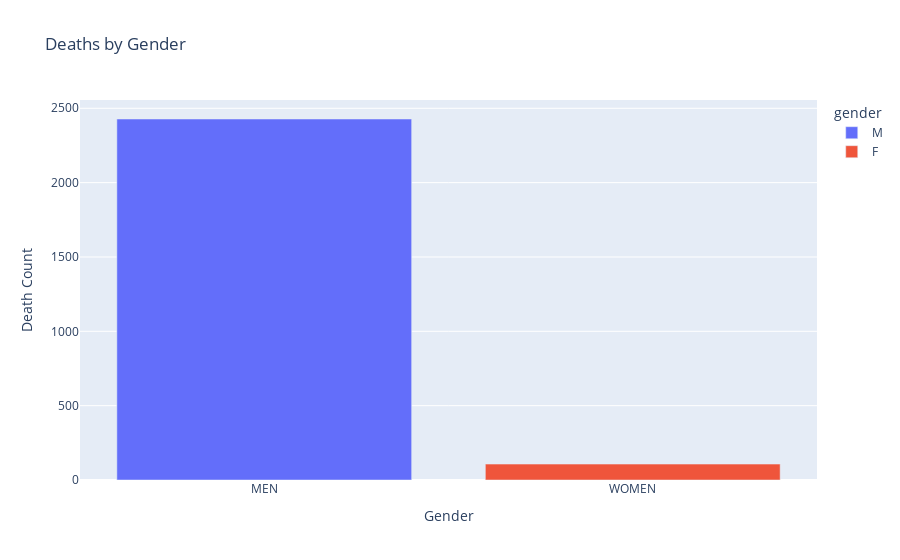

The notebook cell saved with this chart:
### Code cell
fig = px.bar(deaths_by_gender, x=deaths_by_gender.index,
             y=deaths_by_gender.values,
             color=deaths_by_gender.index,
             title="Deaths by Gender")
fig.update_xaxes(title_text='Gender', tickvals=[0, 1], ticktext=['MEN', 'WOMEN'])
fig.update_yaxes(title_text='Death Count')

fig.show()

### Figure 1 — Plotly figure (JSON) as saved in the notebook; plotly's stock layout.template omitted (floating-point values rounded to 4 significant figures)
{"data": [{"alignmentgroup": "True", "hovertemplate": "gender=%{x}<br>y=%{y}<extra></extra>", "legendgroup": "M", "marker": {"color": "#636efa", "pattern": {"shape": ""}}, "name": "M", "offsetgroup": "M", "orientation": "v", "showlegend": true, "textposition": "auto", "type": "bar", "x": ["M"], "xaxis": "x", "y": [2428], "yaxis": "y"}, {"alignmentgroup": "True", "hovertemplate": "gender=%{x}<br>y=%{y}<extra></extra>", "legendgroup": "F", "marker": {"color": "#EF553B", "pattern": {"shape": ""}}, "name": "F", "offsetgroup": "F", "orientation": "v", "showlegend": true, "textposition": "auto", "type": "bar", "x": ["F"], "xaxis": "x", "y": [107], "yaxis": "y"}], "layout": {"barmode": "relative", "legend": {"title": {"text": "gender"}, "tracegroupgap": 0}, "title": {"text": "Deaths by Gender"}, "xaxis": {"anchor": "y", "categoryarray": ["M", "F"], "categoryorder": "array", "domain": [0, 1], "ticktext": ["MEN", "WOMEN"], "tickvals": [0, 1], "title": {"text": "Gender"}}, "yaxis": {"anchor": "x", "domain": [0, 1], "title": {"text": "Death Count"}}}}
